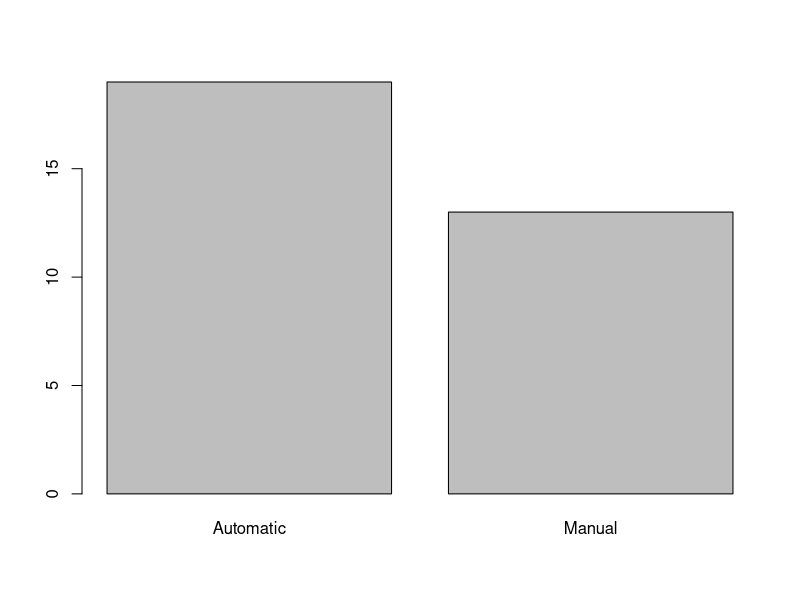
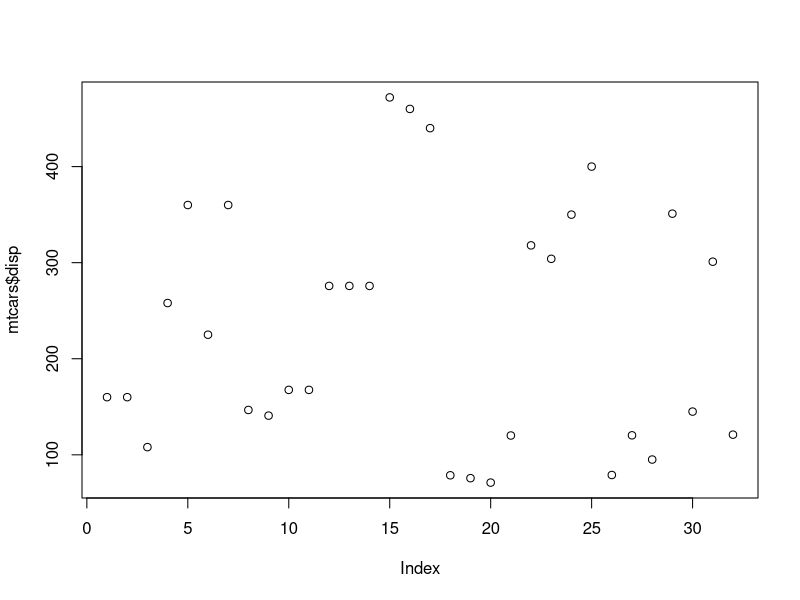
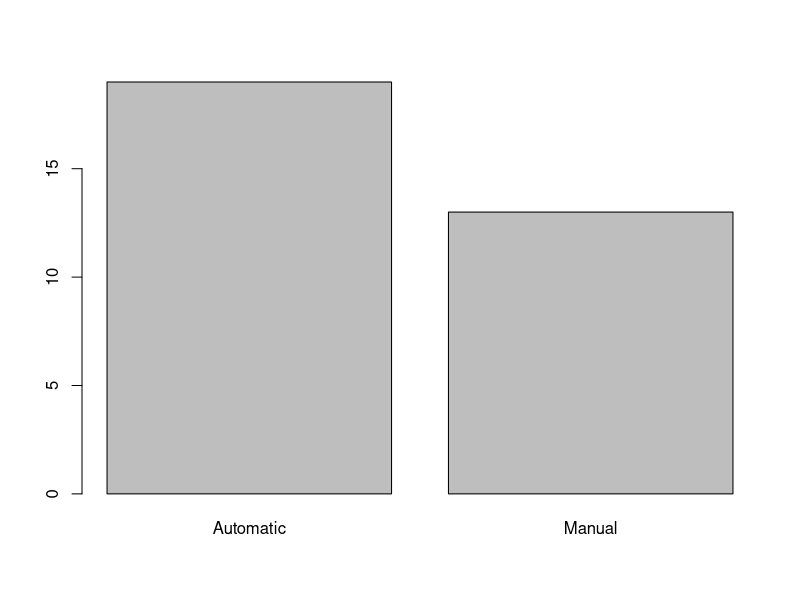
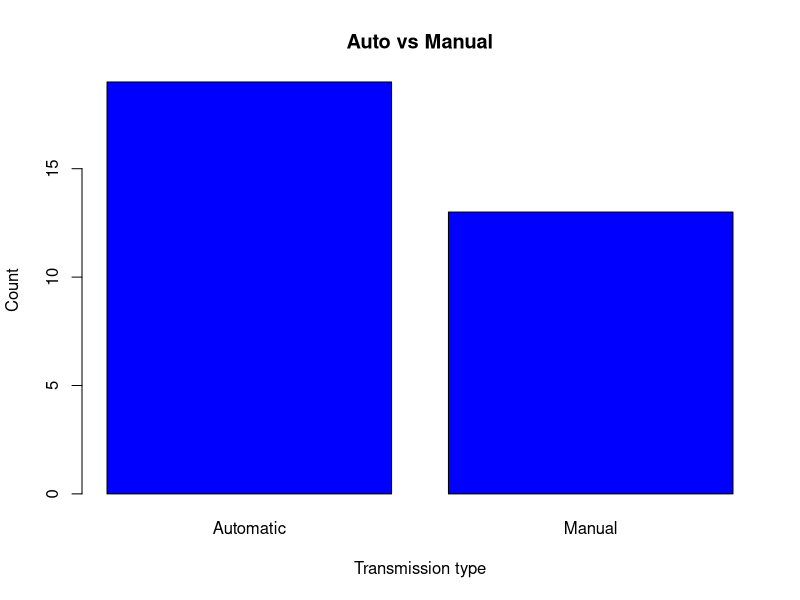
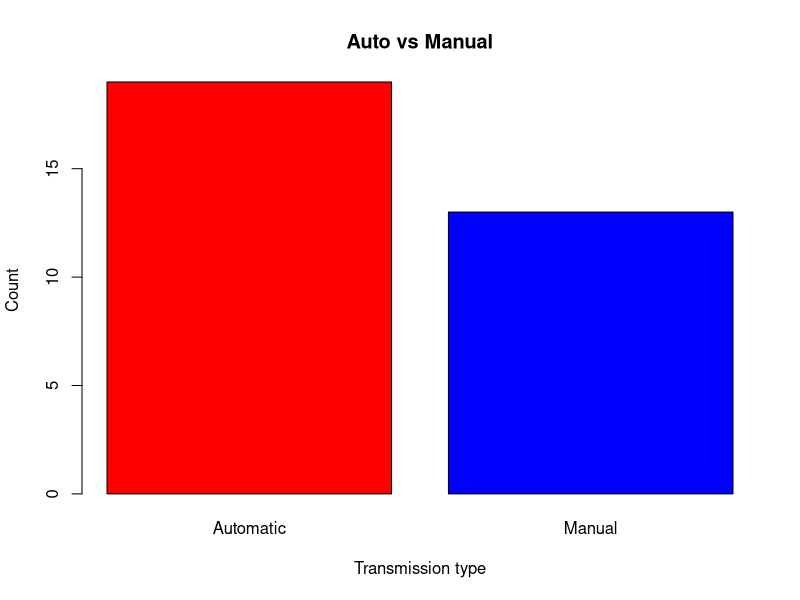
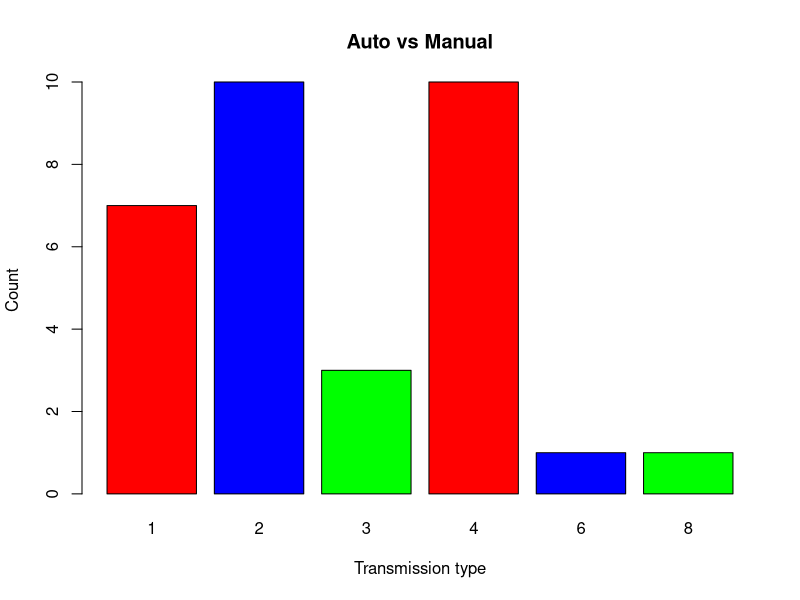
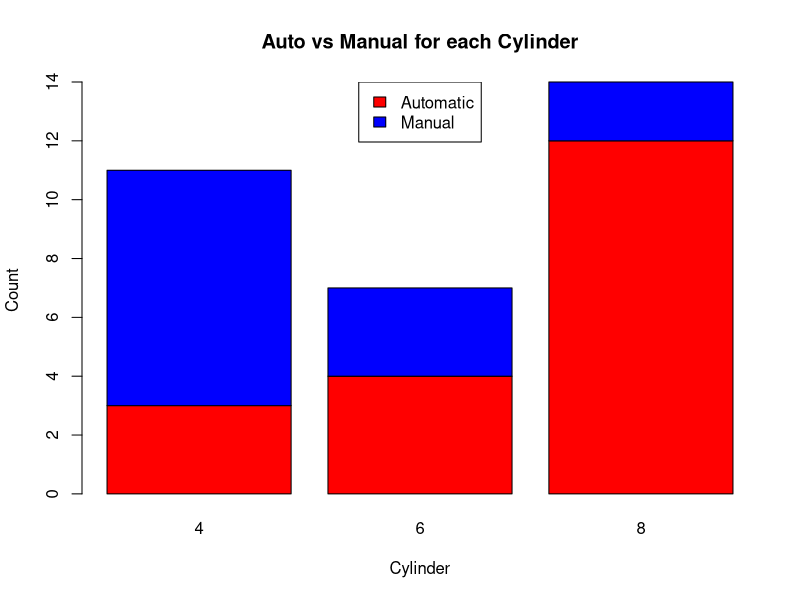
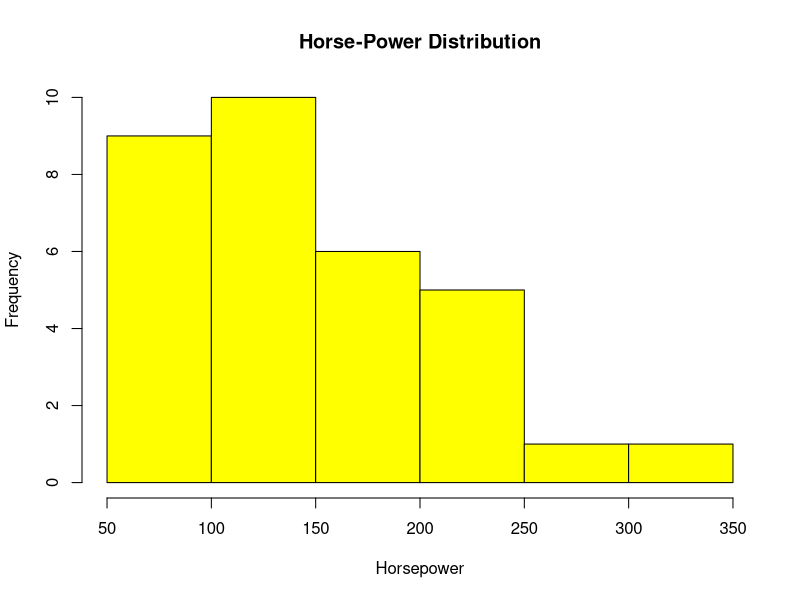

Generate these figures, in order, with R:
# BUILT IN FUNCTIONS

# Print a sequence of numbers
25:35
seq(25,35)

# Mean of a set of numbers
mean(25:35)

# Sum of a set of numbers
sum(25:35)

#############################################################################################

# USER DEFINED FUNCTION - 1
add_two_numbers <- function(a,b)
  {
  c <- a+b
  return(c)
  }

add_two_numbers(1,2)

result <- add_two_numbers(1,2)
result

# USER DEFINED FUNCTION - 2 (No arguments)

print_hello <- function(){
  print("Hello")
  print("Function successfully called")
  }
  
print_hello()

#############################################################################################

#                             DATA VISUALIZATION

#############################################################################################

library(datasets)
data("mtcars")
mtcars$cyl <- as.factor(mtcars$cyl)
mtcars$vs <- as.factor(mtcars$vs)
mtcars$am <- as.factor(mtcars$am)
mtcars$gear <- as.factor(mtcars$gear)
mtcars$carb <- as.factor(mtcars$carb)

# Replacing values of "0" & "1" with "Automatic" & "Manual" 
# in "am" column
levels(mtcars$am) <- c(levels(mtcars$am), "Automatic", "Manual")
mtcars$am[mtcars$am == 0] <- "Automatic"
mtcars$am[mtcars$am == 1] <- "Manual"
mtcars$am <- factor(mtcars$am)

str(mtcars)

# By default R performs a Barplot for Factor variables
plot(mtcars$am)

# By default R performs a Scatterplot for Numeric variables
plot(mtcars$disp)

#############################################################################################

# BARPLOT

# Single Factor
tab <- table(mtcars$am)
tab

barplot(tab)

# Same color for all bars
barplot(tab, main = "Auto vs Manual", 
        xlab = "Transmission type", ylab = "Count",
        col="blue")

# Multiple colors
barplot(tab, main = "Auto vs Manual", 
        xlab = "Transmission type", ylab = "Count",
        col=c("red","blue"))


# Bars repeat colors
tab <- table(mtcars$carb)
tab

barplot(tab, main = "Auto vs Manual", 
        xlab = "Transmission type", ylab = "Count",
        col=c("red","blue","green"))

# Two factors
tab <- table(mtcars$am,mtcars$cyl)
tab

barplot(tab, col = c("red","blue"), 
        main = "Auto vs Manual for each Cylinder",
        xlab = "Cylinder", ylab ="Count")

legend("top", legend = c("Automatic", "Manual"), fill = c("red", "blue"))

#############################################################################################

# HISTOGRAM

hist(mtcars$hp, main = "Horse-Power Distribution",
     xlab = "Horsepower", ylab = "Frequency", col = "yellow")

#############################################################################################

# PIE CHART
pie(table(mtcars$am), col=c("yellow","green"), 
    main = "Transmission Types")

#############################################################################################

# BOX PLOT

boxplot(mtcars$hp, main = "Horse-Power Distribution",
        ylab = "Horsepower", col = "yellow")

boxplot(mtcars$hp ~ mtcars$am, main = "Horse-Power for Car Type",
        xlab = "Car Type", ylab = "Horsepower", 
        col = c("green", "orange"))

#############################################################################################

# SCATTER PLOT
plot(mtcars$hp, mtcars$mpg, main = "Mileage vs Horse Power",
     xlab = "Horse Power", ylab = "Mileage", col="steelblue", pch=16)

#############################################################################################

#                             HYPOTHESIS TESTING

#############################################################################################

# T-test

# Storing the mileage of Automatic & Manual transmission cars in individual vectors
Auto_mileage <- mtcars[mtcars$am == "Automatic","mpg"]
Manual_mileage <- mtcars[mtcars$am == "Manual","mpg"]


# T-test to check if transmission type has an effect on the car's mileage
t.test(Auto_mileage, Manual_mileage)

t.test(Auto_mileage, Manual_mileage, alternative = "less")

t.test(Auto_mileage, Manual_mileage, alternative = "greater")


# T-test to check if transmission type has an effect on the car's horsepower
Auto_hp <- mtcars[mtcars$am == "Automatic","hp"]
Manual_hp <- mtcars[mtcars$am == "Manual","hp"]
t.test(Auto_hp, Manual_hp)

#############################################################################################

# ANOVA (Analysis of Variance)

# Test performed to see if mileage varies based on number of cylinders 
mileage.aov <- aov(mpg~cyl, data=mtcars)

# The below summary provides a single result indicating if mileage
# varies or not
summary(mileage.aov)

# The TukeyHSD function provides results to indicate if mileage varies
# between each type of cylinder 
TukeyHSD(mileage.aov)

# Based on p-value there seems the be a significant difference 
# in mileage between Cars with:
# 6 & 4 cylinders
# 8 & 4 cylinders
# 6 & 8 cylinders


# Test performed to see if horse power varies based on number of carburetors 
horsepower.aov <- aov(hp~carb, data=mtcars)
summary(horsepower.aov)
TukeyHSD(horsepower.aov)

# Based on p-value there seems the be a significant difference 
# in horse power between Cars with:
# 4 & 1 carburetors
# 8 & 1 carburetors
# 4 & 2 carburetors
# 8 & 2 carburetors

#############################################################################################

# CORRELATION

# Checking if a relationship exists between mileage and horsepower
cor.test(mtcars$mpg, mtcars$hp)

# Using options command to expand exponent into decimal form
options(scipen = 99)
cor.test(mtcars$mpg, mtcars$hp)

# Checking if a relationship exists between quarter mile time
# and car weight
cor.test(mtcars$qsec, mtcars$wt)


#############################################################################################
#############################################################################################
#############################################################################################
